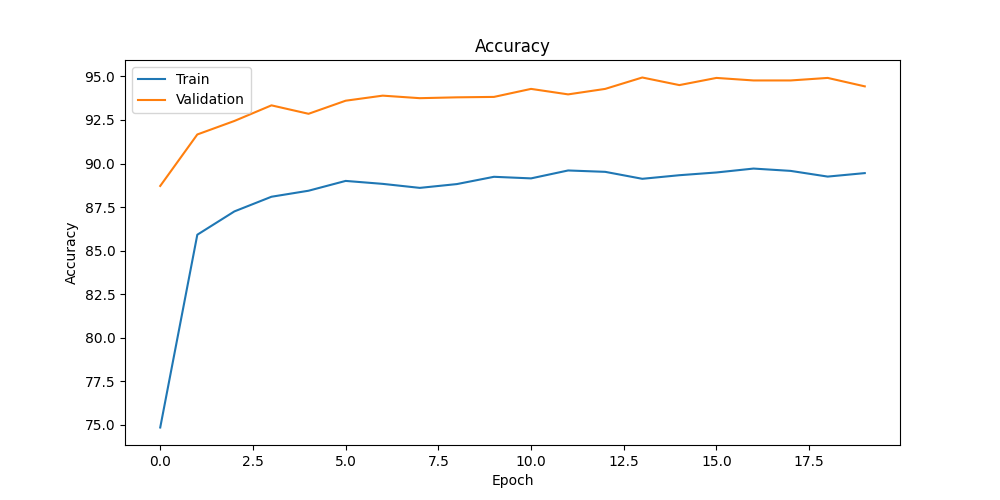
#> input picture assets/accuracy.png, 1000 x 500 px, found by its file name
$ python make_demo_gif.py
#> lines starting #> are read from the running program, lines starting #| are printed output that depends on the picture
from PIL import Image

frames = []
paths = [
    'assets/accuracy.png',
    'assets/loss.png',
    'assets/confusion_matrix.png',
    'assets/prediction_dashboard.png'
]
for p in paths:
    try:
        im = Image.open(p).convert('RGBA').resize((800,600))
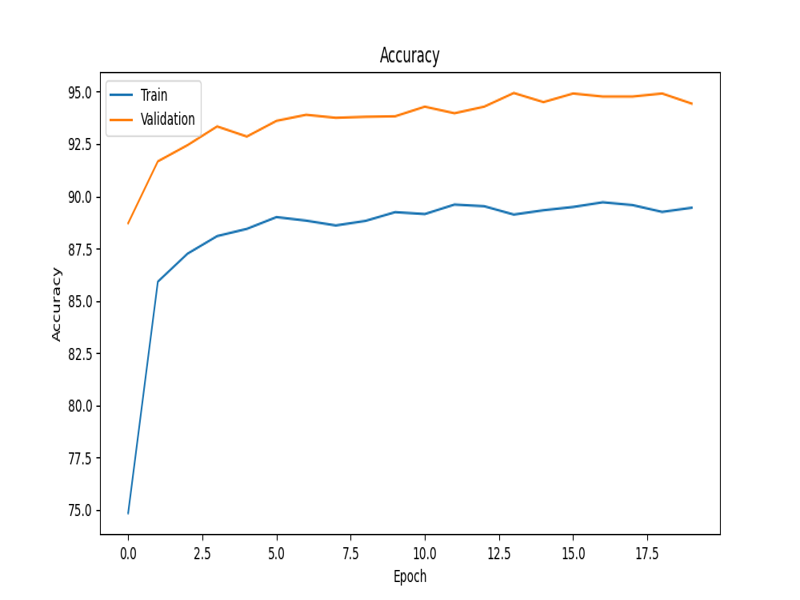
#> im: PIL image 800x600 RGBA; mean R, G, B, A 251.5, 251.5, 251.3, 255
        frames.append(im)
    except Exception as e:
        print('skip', p, e)
#> pass 2 of the loop `for p in paths:`:
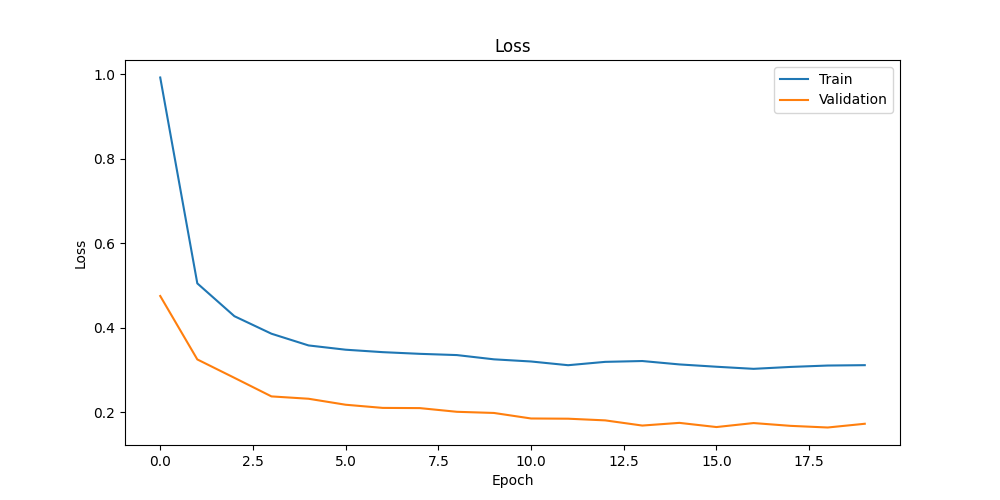
#> input picture assets/loss.png, 1000 x 500 px, found by its file name
#> `im = Image.open(p).convert('RGBA').resize((800,600))`:
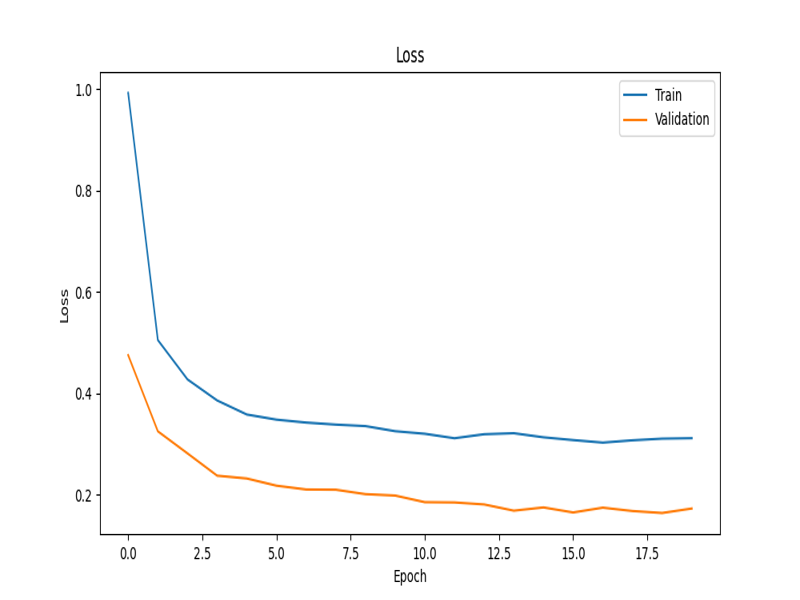
#> im: PIL image 800x600 RGBA; mean R, G, B, A 251.9, 251.8, 251.7, 255
#> pass 3 of the loop `for p in paths:`:
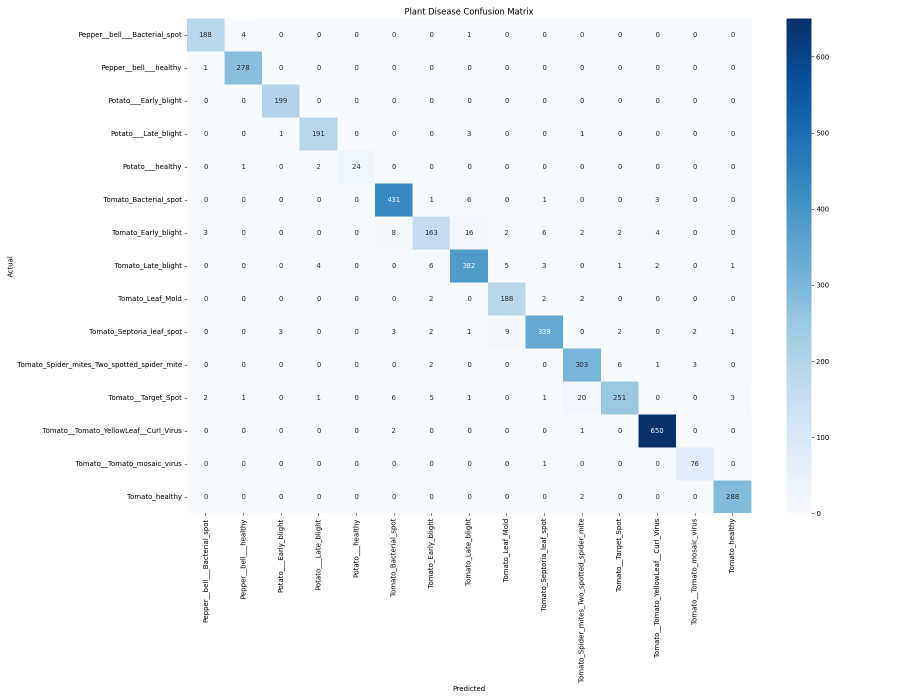
#> input picture assets/confusion_matrix.png, 1800 x 1400 px, found by its file name (shown at 1/2 size)
#> `im = Image.open(p).convert('RGBA').resize((800,600))`:
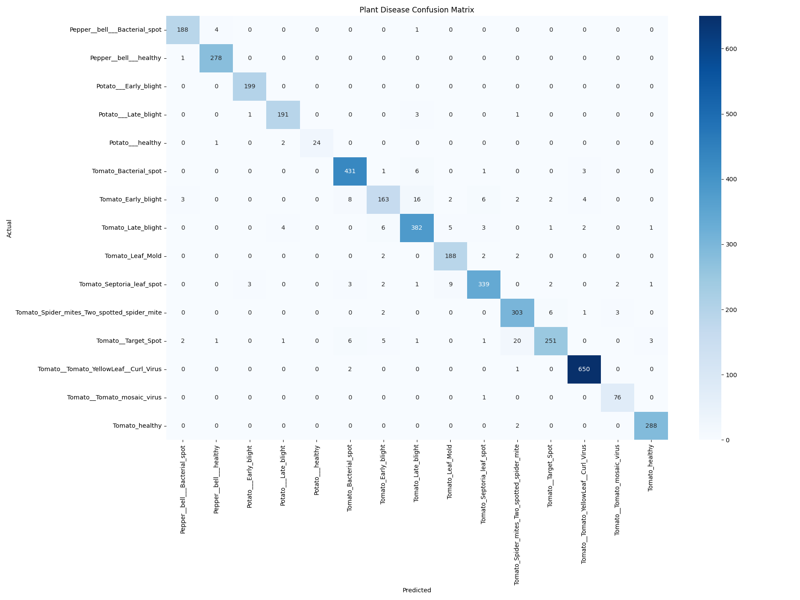
#> im: PIL image 800x600 RGBA; mean R, G, B, A 243.3, 247.2, 250.5, 255
#> the loop made 4 passes; the first 3 are shown

if not frames:
    print('No frames found to create GIF')
else:
    frames[0].save('assets/demo.gif', format='GIF', append_images=frames[1:], save_all=True, duration=1200, loop=0)
    print('assets/demo.gif created')
